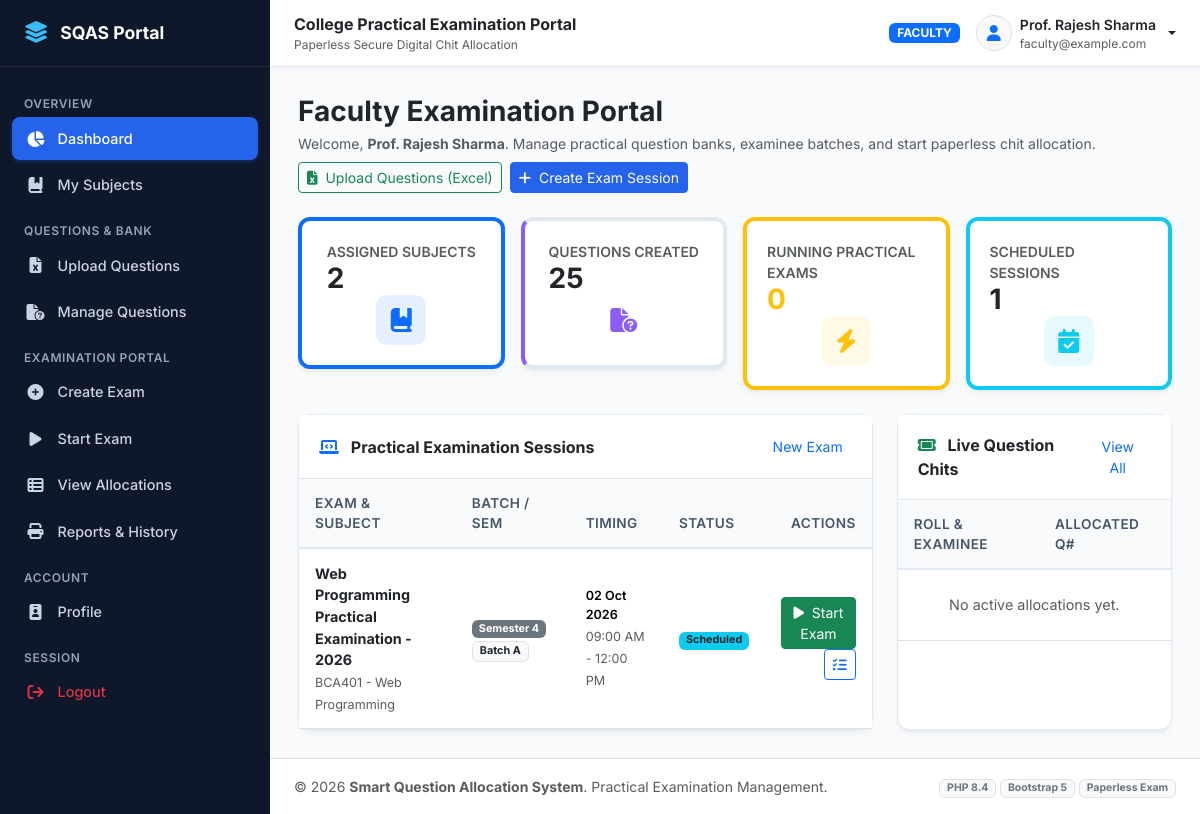
The page /faculty/dashboard.php (signed in) on the database its author committed.
### tables this page shows
CREATE TABLE `exams` (
  `exam_id` INT AUTO_INCREMENT PRIMARY KEY,
  `exam_name` VARCHAR(150) NOT NULL,
  `exam_code` VARCHAR(50) NOT NULL UNIQUE,
  `subject_id` INT NOT NULL,
  `semester_id` INT NOT NULL,
  `division_id` INT NOT NULL,
  `batch_id` INT NOT NULL,
  `faculty_id` INT NOT NULL,
  `exam_date` DATE NOT NULL,
  `start_time` TIME NOT NULL,
  `end_time` TIME NOT NULL,
  `duration_minutes` INT NOT NULL DEFAULT 120,
  `total_marks` INT NOT NULL DEFAULT 50,
  `instructions` TEXT DEFAULT NULL,
  `allocation_rule` ENUM('random_no_consecutive', 'pure_random') NOT NULL DEFAULT 'random_no_consecutive',
  `status` ENUM('draft', 'scheduled', 'running', 'completed', 'cancelled') NOT NULL DEFAULT 'scheduled',
  `started_at` DATETIME DEFAULT NULL,
  `ended_at` DATETIME DEFAULT NULL,
  `created_at` TIMESTAMP DEFAULT CURRENT_TIMESTAMP,
  INDEX `idx_exam_status` (`status`),
  FOREIGN KEY (`subject_id`) REFERENCES `subjects`(`subject_id`) ON DELETE CASCADE,
  FOREIGN KEY (`semester_id`) REFERENCES `semesters`(`semester_id`) ON DELETE CASCADE,
  FOREIGN KEY (`division_id`) REFERENCES `divisions`(`division_id`) ON DELETE CASCADE,
  FOREIGN KEY (`batch_id`) REFERENCES `batches`(`batch_id`) ON DELETE CASCADE,
  FOREIGN KEY (`faculty_id`) REFERENCES `faculty`(`faculty_id`) ON DELETE CASCADE
);

CREATE TABLE `subjects` (
  `subject_id` INT AUTO_INCREMENT PRIMARY KEY,
  `subject_code` VARCHAR(50) NOT NULL UNIQUE,
  `subject_name` VARCHAR(150) NOT NULL,
  `semester_id` INT NOT NULL,
  `status` ENUM('active', 'inactive') NOT NULL DEFAULT 'active',
  `created_at` TIMESTAMP DEFAULT CURRENT_TIMESTAMP,
  FOREIGN KEY (`semester_id`) REFERENCES `semesters`(`semester_id`) ON DELETE CASCADE
);

CREATE TABLE `semesters` (
  `semester_id` INT AUTO_INCREMENT PRIMARY KEY,
  `semester_name` VARCHAR(50) NOT NULL,
  `semester_code` VARCHAR(20) NOT NULL UNIQUE,
  `status` ENUM('active', 'inactive') NOT NULL DEFAULT 'active',
  `created_at` TIMESTAMP DEFAULT CURRENT_TIMESTAMP
);

CREATE TABLE `batches` (
  `batch_id` INT AUTO_INCREMENT PRIMARY KEY,
  `batch_name` VARCHAR(50) NOT NULL,
  `semester_id` INT NOT NULL,
  `division_id` INT NOT NULL,
  `start_roll_no` INT NOT NULL,
  `end_roll_no` INT NOT NULL,
  `status` ENUM('active', 'inactive') NOT NULL DEFAULT 'active',
  `created_at` TIMESTAMP DEFAULT CURRENT_TIMESTAMP,
  INDEX `idx_batch_sem_div` (`semester_id`, `division_id`),
  FOREIGN KEY (`semester_id`) REFERENCES `semesters`(`semester_id`) ON DELETE CASCADE,
  FOREIGN KEY (`division_id`) REFERENCES `divisions`(`division_id`) ON DELETE CASCADE
);

### includes/auth.php (called while the page is built, shortened)
<?php
function is_logged_in() {
    return isset($_SESSION['user_id']) && !empty($_SESSION['user_id']);
}
function get_logged_in_user() {
    return [
        'user_id'   => $_SESSION['user_id'] ?? null,
        'name'      => $_SESSION['user_name'] ?? '',
        'email'     => $_SESSION['user_email'] ?? '',
        'username'  => $_SESSION['user_username'] ?? '',
        'role'      => $_SESSION['user_role'] ?? '',
        'detail_id' => $_SESSION['user_detail_id'] ?? null,
    ];
}

### faculty/dashboard.php (the view, shortened to what this page needs)
<?php
require_once __DIR__ . '/../includes/auth.php';
require_once __DIR__ . '/../includes/functions.php';
$facultyId = $_SESSION['user_detail_id'] ?? 0;
$userId = $_SESSION['user_id'] ?? 0;
$assignedSubjectsCount = $pdo->prepare("SELECT COUNT(DISTINCT subject_id) FROM faculty_subjects WHERE faculty_id = ?");
$assignedSubjectsCount->execute([$facultyId]);
$totalSubjects = $assignedSubjectsCount->fetchColumn();
$questionsCount = $pdo->prepare("SELECT COUNT(*) FROM questions WHERE created_by = ?");
$questionsCount->execute([$userId]);
$totalQuestions = $questionsCount->fetchColumn();
$runningExamsCount = $pdo->prepare("SELECT COUNT(*) FROM exams WHERE faculty_id = ? AND status = 'running'");
$runningExamsCount->execute([$facultyId]);
$runningExams = $runningExamsCount->fetchColumn();
$scheduledExamsCount = $pdo->prepare("SELECT COUNT(*) FROM exams WHERE faculty_id = ? AND status = 'scheduled'");
$scheduledExamsCount->execute([$facultyId]);
$scheduledExams = $scheduledExamsCount->fetchColumn();
$myExamsStmt = $pdo->prepare("
    SELECT e.*, s.subject_name, s.subject_code, b.batch_name, sem.semester_name, d.division_name,
           (SELECT COUNT(*) FROM students stu WHERE stu.batch_id = e.batch_id AND stu.status = 'active') as eligible_students,
           (SELECT COUNT(*) FROM question_allocations qa WHERE qa.exam_id = e.exam_id) as allocated_count
    FROM exams e
    JOIN subjects s ON e.subject_id = s.subject_id
    JOIN batches b ON e.batch_id = b.batch_id
    JOIN semesters sem ON e.semester_id = sem.semester_id
    JOIN divisions d ON e.division_id = d.division_id
    WHERE e.faculty_id = ?
    ORDER BY e.exam_date ASC, e.start_time ASC
");
$myExamsStmt->execute([$facultyId]);
$myExams = $myExamsStmt->fetchAll();
$recentAllocStmt = $pdo->prepare("
    SELECT qa.*, e.exam_name, s.roll_no, u.name as student_name, q.question_number, q.question_text
    FROM question_allocations qa
    JOIN exams e ON qa.exam_id = e.exam_id
    JOIN students s ON qa.student_id = s.student_id
    JOIN users u ON s.user_id = u.user_id
    JOIN questions q ON qa.question_id = q.question_id
    WHERE e.faculty_id = ?
    ORDER BY qa.allocated_at DESC
    LIMIT 6
");
$recentAllocStmt->execute([$facultyId]);
$recentAllocations = $recentAllocStmt->fetchAll();
include __DIR__ . '/../includes/header.php';
?>
<div class="d-flex justify-content-between align-items-center mb-4 flex-wrap gap-2">
    <div>
        <h3 class="fw-bold text-dark mb-1">Faculty Examination Portal</h3>
        <p class="text-muted small mb-0">Welcome, <strong><?= e($currentUser['name']) ?></strong>. Manage practical question banks, examinee batches, and start paperless chit allocation.</p>
    </div>
    <div class="d-flex gap-2">
        <a href="upload_questions.php" class="btn btn-outline-success btn-sm">
            <i class="fa-solid fa-file-excel me-1"></i> Upload Questions (Excel)
        </a>
        <a href="create_exam.php" class="btn btn-primary btn-sm">
            <i class="fa-solid fa-plus me-1"></i> Create Exam Session
        </a>
    </div>
</div>
<div class="row g-3 mb-4">
    <div class="col-sm-6 col-xl-3">
        <div class="card stat-card bg-white border-start border-primary border-4">
            <div>
                <div class="text-muted small fw-semibold text-uppercase">Assigned Subjects</div>
                <h3 class="fw-bold text-dark mb-0"><?= number_format($totalSubjects) ?></h3>
            </div>
            <div class="stat-icon bg-primary bg-opacity-10 text-primary">
                <i class="fa-solid fa-book-bookmark"></i>
            </div>
        </div>
    </div>
    <div class="col-sm-6 col-xl-3">
        <div class="card stat-card bg-white border-start border-purple border-4" style="border-left-color: #8b5cf6 !important;">
            <div>
                <div class="text-muted small fw-semibold text-uppercase">Questions Created</div>
                <h3 class="fw-bold text-dark mb-0"><?= number_format($totalQuestions) ?></h3>
            </div>
            <div class="stat-icon bg-purple bg-opacity-10 text-primary" style="color: #8b5cf6 !important;">
                <i class="fa-solid fa-file-circle-question"></i>
            </div>
        </div>
    </div>
    <div class="col-sm-6 col-xl-3">
        <div class="card stat-card bg-white border-start border-warning border-4">
            <div>
                <div class="text-muted small fw-semibold text-uppercase">Running Practical Exams</div>
                <h3 class="fw-bold text-warning mb-0"><?= number_format($runningExams) ?></h3>
            </div>
            <div class="stat-icon bg-warning bg-opacity-10 text-warning">
                <i class="fa-solid fa-bolt"></i>
            </div>
        </div>
    </div>
    <div class="col-sm-6 col-xl-3">
        <div class="card stat-card bg-white border-start border-info border-4">
            <div>
                <div class="text-muted small fw-semibold text-uppercase">Scheduled Sessions</div>
                <h3 class="fw-bold text-dark mb-0"><?= number_format($scheduledExams) ?></h3>
            </div>
            <div class="stat-icon bg-info bg-opacity-10 text-info">
                <i class="fa-solid fa-calendar-check"></i>
            </div>
        </div>
    </div>
</div>
<div class="row g-4">
    <div class="col-lg-8">
        <div class="card h-100">
            <div class="card-header bg-white d-flex justify-content-between align-items-center">
                <span class="fw-bold text-dark"><i class="fa-solid fa-laptop-code me-2 text-primary"></i> Practical Examination Sessions</span>
                <a href="create_exam.php" class="btn btn-sm btn-link text-decoration-none">New Exam</a>
            </div>
            <div class="card-body p-0">
                <div class="table-responsive">
                    <table class="table table-hover align-middle mb-0">
                        <thead>
                            <tr>
                                <th>Exam & Subject</th>
                                <th>Batch / Sem</th>
                                <th>Timing</th>
                                <th>Status</th>
                                <th class="text-end">Actions</th>
                            </tr>
                        </thead>
                        <tbody>
                            <?php if (empty($myExams)): ?>
                                <tr><td colspan="5" class="text-center text-muted py-4">No examination sessions scheduled yet. Click "Create Exam Session" to begin.</td></tr>
                            <?php else: ?>
                                <?php foreach ($myExams as $ex): ?>
                                    <tr>
                                        <td>
                                            <div class="fw-bold text-dark"><?= e($ex['exam_name']) ?></div>
                                            <small class="text-muted"><?= e($ex['subject_code']) ?> - <?= e($ex['subject_name']) ?></small>
                                        </td>
                                        <td>
                                            <span class="badge bg-secondary"><?= e($ex['semester_name']) ?></span>
                                            <span class="badge bg-light text-dark border"><?= e($ex['batch_name']) ?></span>
                                        </td>
                                        <td>
                                            <div class="small fw-semibold"><?= format_date($ex['exam_date']) ?></div>
                                            <small class="text-muted"><?= format_time($ex['start_time']) ?> - <?= format_time($ex['end_time']) ?></small>
                                        </td>
                                        <td><?= status_badge($ex['status']) ?></td>
                                        <td class="text-end">
                                            <?php if ($ex['status'] === 'scheduled'): ?>
                                                <a href="start_exam.php?exam_id=<?= $ex['exam_id'] ?>" class="btn btn-sm btn-success">
                                                    <i class="fa-solid fa-play me-1"></i> Start Exam
                                                </a>
                                            <?php endif; ?>
                                            <a href="allocations.php?exam_id=<?= $ex['exam_id'] ?>" class="btn btn-sm btn-outline-primary" title="View Allocations">
                                                <i class="fa-solid fa-list-check"></i>
                                            </a>
                                        </td>
                                    </tr>
                                <?php endforeach; ?>
                            <?php endif; ?>
                        </tbody>
                    </table>
                </div>
            </div>
        </div>
    </div>
    <div class="col-lg-4">
        <div class="card h-100">
            <div class="card-header bg-white d-flex justify-content-between align-items-center">
                <span class="fw-bold text-dark"><i class="fa-solid fa-ticket me-2 text-success"></i> Live Question Chits</span>
                <a href="allocations.php" class="btn btn-sm btn-link text-decoration-none">View All</a>
            </div>
            <div class="card-body p-0">
                <div class="table-responsive">
                    <table class="table table-hover align-middle mb-0">
                        <thead>
                            <tr>
                                <th>Roll & Examinee</th>
                                <th>Allocated Q#</th>
                            </tr>
                        </thead>
                        <tbody>
                            <?php if (empty($recentAllocations)): ?>
                                <tr><td colspan="2" class="text-center text-muted py-4">No active allocations yet.</td></tr>
                            <?php endif; ?>
                        </tbody>
                    </table>
                </div>
            </div>
        </div>
    </div>
</div>
<?php include __DIR__ . '/../includes/footer.php'; ?>

### includes/functions.php (shortened to what this page needs)
<?php
function e($string) {
    return htmlspecialchars((string)$string, ENT_QUOTES, 'UTF-8');
}
function format_date($dateStr) {
    return date('d M Y', strtotime($dateStr));
}
function format_time($timeStr) {
    return date('h:i A', strtotime($timeStr));
}
function status_badge($status) {
    $status = strtolower($status);
    $map = [
        'active'     => ['class' => 'bg-success', 'text' => 'Active'],
        'inactive'   => ['class' => 'bg-secondary', 'text' => 'Inactive'],
        'scheduled'  => ['class' => 'bg-info text-dark', 'text' => 'Scheduled'],
        'running'    => ['class' => 'bg-warning text-dark', 'text' => 'Running'],
        'completed'  => ['class' => 'bg-primary', 'text' => 'Completed'],
        'cancelled'  => ['class' => 'bg-danger', 'text' => 'Cancelled'],
        'draft'      => ['class' => 'bg-secondary', 'text' => 'Draft'],
        'allocated'  => ['class' => 'bg-info text-dark', 'text' => 'Allocated'],
        'submitted'  => ['class' => 'bg-success', 'text' => 'Submitted'],
        'absent'     => ['class' => 'bg-danger', 'text' => 'Absent']
    ];
    $item = $map[$status] ?? ['class' => 'bg-secondary', 'text' => ucfirst($status)];
    return '<span class="badge ' . $item['class'] . '">' . $item['text'] . '</span>';
}

### assets/css/style.css (style rules this page uses)
:root { --primary-navy: #0f2744; --primary-blue: #1e40af; --primary-accent: #2563eb; --primary-hover: #1d4ed8; --bg-slate: #f8fafc; --bg-sidebar: #0f172a; --bg-sidebar-hover: #1e293b; --text-dark: #1e293b; --text-muted: #64748b; --border-light: #e2e8f0; --card-shadow: 0 4px 6px -1px rgba(0, 0, 0, 0.05), 0 2px 4px -2px rgba(0, 0, 0, 0.05); --card-hover-shadow: 0 10px 15px -3px rgba(0, 0, 0, 0.08), 0 4px 6px -4px rgba(0, 0, 0, 0.05); }
body { font-family: 'Inter', system-ui, -apple-system, BlinkMacSystemFont, "Segoe UI", Roboto, sans-serif; background-color: var(--bg-slate); color: var(--text-dark); min-height: 100vh; display: flex; flex-direction: column; }
.card { border: 1px solid var(--border-light); border-radius: 0.75rem; box-shadow: var(--card-shadow); transition: box-shadow 0.2s ease, transform 0.2s ease; background-color: #ffffff; }
.card-header { background-color: #ffffff; border-bottom: 1px solid var(--border-light); font-weight: 600; padding: 1rem 1.25rem; }
.stat-card { border-radius: 0.75rem; padding: 1.25rem; display: flex; align-items: center; justify-content: space-between; }
.stat-icon { width: 50px; height: 50px; border-radius: 0.65rem; display: flex; align-items: center; justify-content: center; font-size: 1.5rem; }
.table thead th { background-color: #f8fafc; color: #475569; font-weight: 600; font-size: 0.85rem; text-transform: uppercase; letter-spacing: 0.03em; border-bottom: 2px solid var(--border-light); padding: 0.85rem 1rem; }
.table tbody td { padding: 0.85rem 1rem; vertical-align: middle; font-size: 0.9rem; }
.btn-primary { background-color: var(--primary-accent); border-color: var(--primary-accent); }

### rows shown on the page
exams: exam_name "Web Programming Practical Examination - 2026", subject.subject_code "BCA401", subject.subject_name "Web Programming", semester.semester_name "Semester 4", batch.batch_name "Batch A", exam_date "02 Oct 2026", start_time "09:00 AM", end_time "12:00 PM", status "Scheduled"

### other values the page prints
$currentUser['role'] "FACULTY"
$currentUser['name'] "Prof. Rajesh Sharma"
$currentUser['email'] "faculty@example.com"
$totalSubjects "2"
$totalQuestions "25"
$runningExams "0"
$scheduledExams "1"
APP_NAME "Smart Question Allocation System"
PHP_MAJOR_VERSION "8"
PHP_MINOR_VERSION "4"
